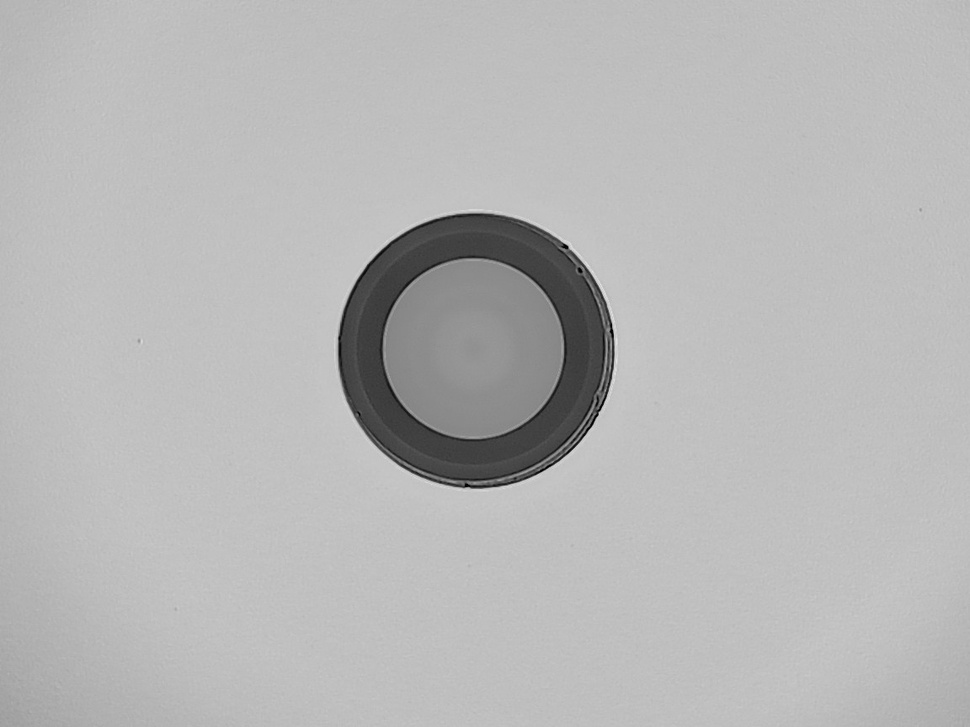
#> input picture current-process/old_version/image_batch/ima18.jpg, 970 x 727 px, shrunk from 1152 x 864 before the run
$ python edge-detection-015.py ../../../../current-process/old_version/image_batch/ima18.jpg   (older library calls are emulated)
#> lines starting #> are read from the running program, lines starting #| are printed output that depends on the picture
#> further down, img is the input picture: shape (727, 970, 3); min 0, max 229, mean 182.7
#!/usr/bin/env python3
"""
Structured Edge Detection
Category: edge_detection
"""
import cv2
import numpy as np


def process_image(image: np.ndarray) -> np.ndarray:
    """
    Structured Edge Detection

    Args:
        image: Input image (grayscale or color)

    Returns:
        Processed image
    """
    result = image.copy()

    # Simple approximation of structured edges
    gray = cv2.cvtColor(result, cv2.COLOR_BGR2GRAY) if len(result.shape) == 3 else result
    # Compute gradients
    gx = cv2.Sobel(gray, cv2.CV_32F, 1, 0, ksize=3)
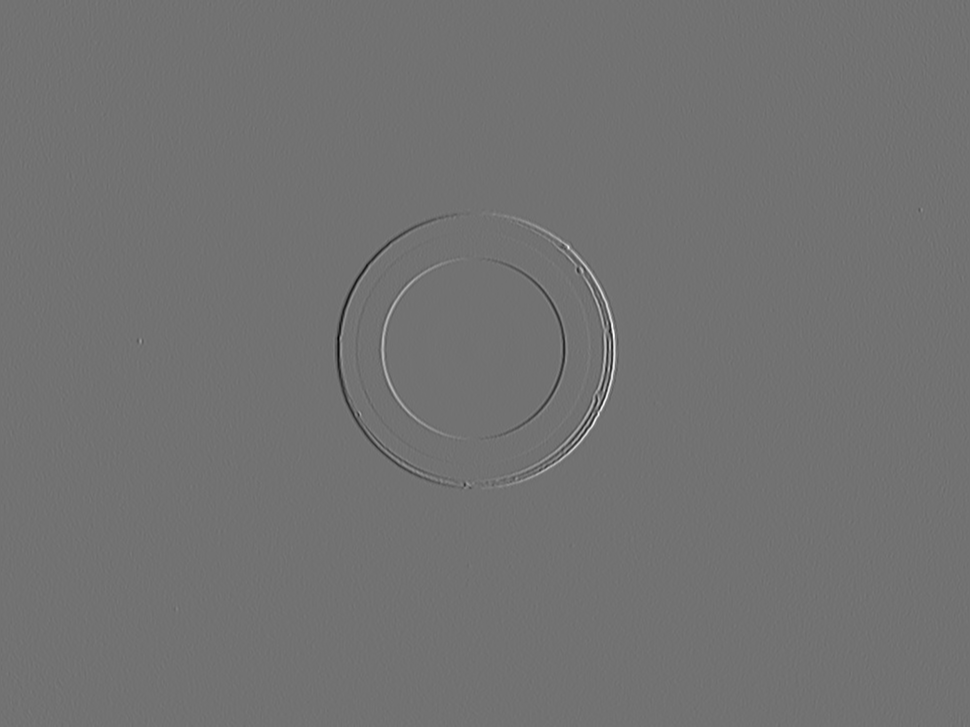
#> gx: shape (727, 970) float32; min -666, max 818, mean 0.1; drawn with min black and max white
    gy = cv2.Sobel(gray, cv2.CV_32F, 0, 1, ksize=3)
    # Compute magnitude and orientation
    magnitude = np.sqrt(gx**2 + gy**2)
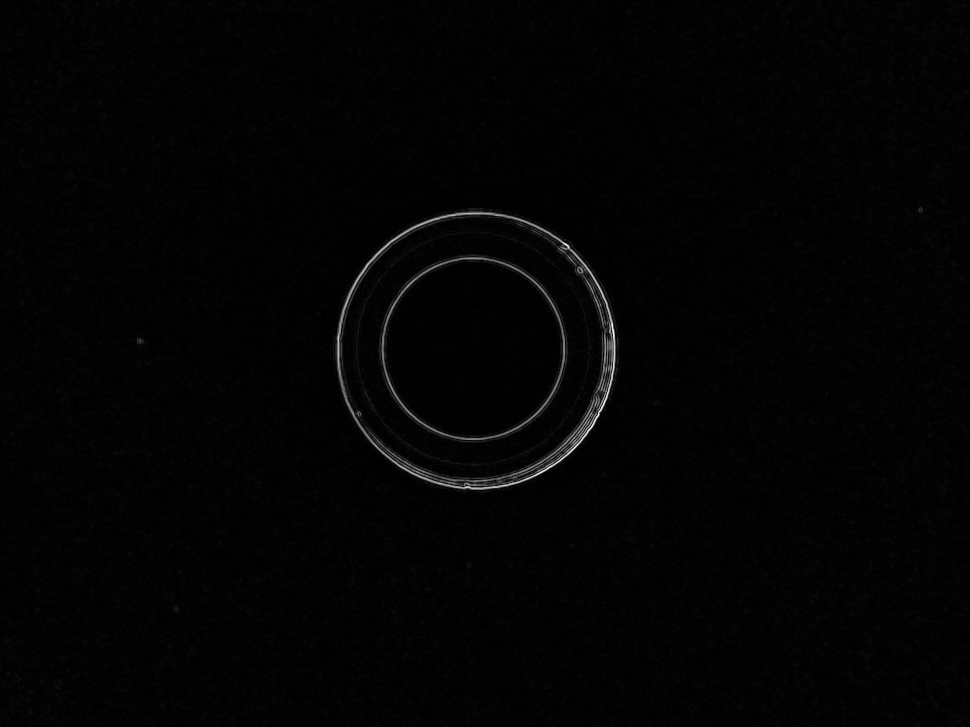
#> magnitude: shape (727, 970) float32; min 0, max 827.3, mean 12.5; drawn with min black and max white
    orientation = np.arctan2(gy, gx)
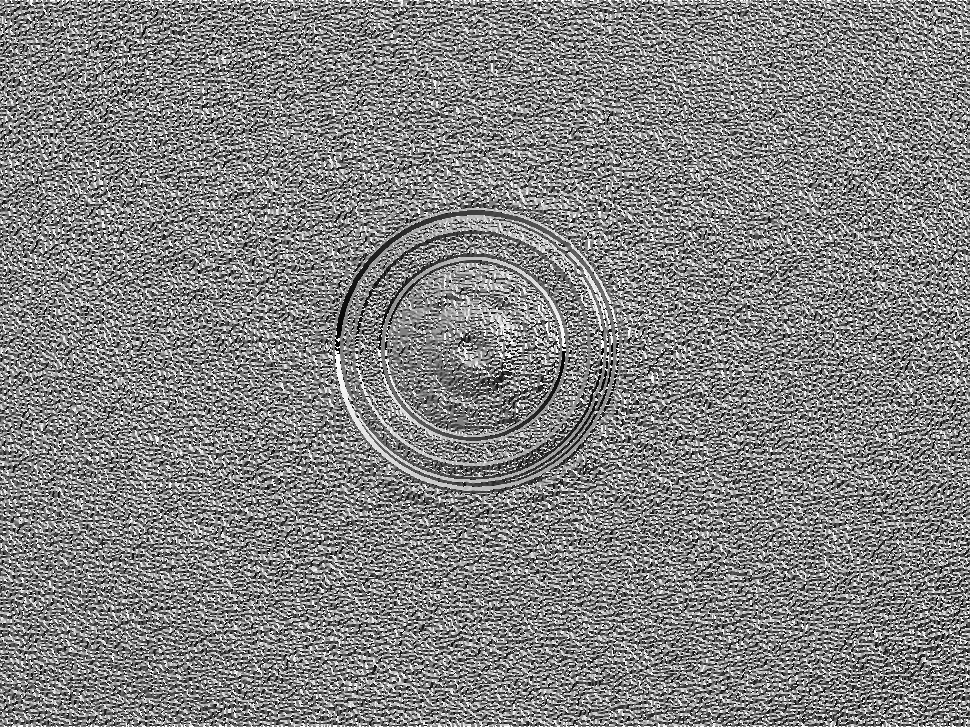
#> orientation: shape (727, 970) float32; min -3.14, max 3.14, mean 0.0886; drawn with min black and max white
    # Non-maximum suppression (simplified)
    result = np.zeros_like(gray)
    angle = orientation * 180.0 / np.pi
    angle[angle < 0] += 180
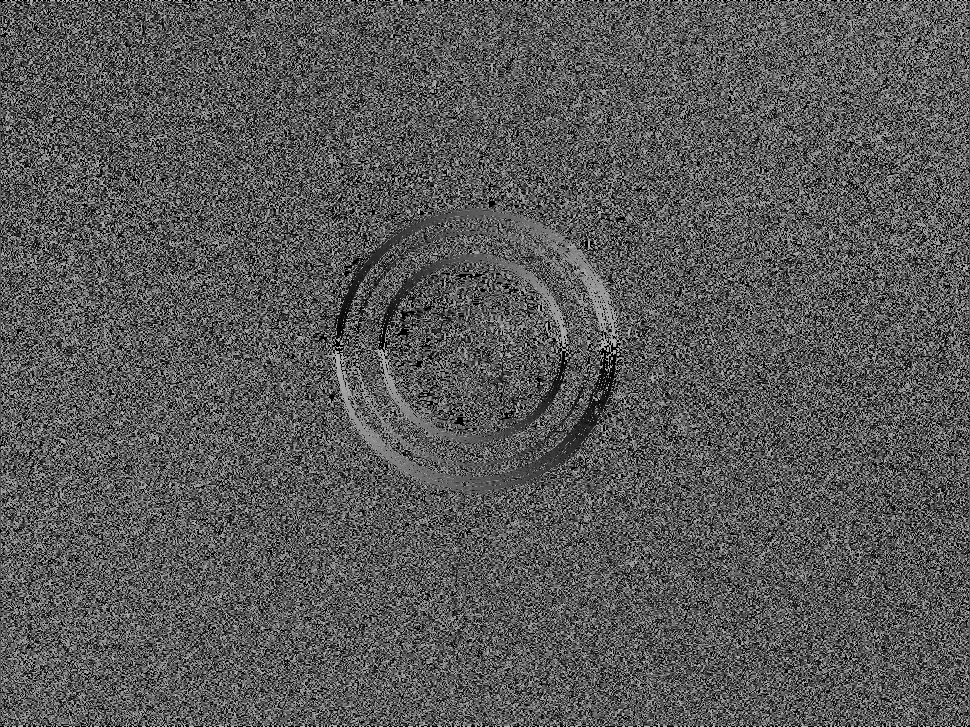
#> angle: shape (727, 970) float32; min 0, max 180, mean 88.9
    for i in range(1, gray.shape[0]-1):
        for j in range(1, gray.shape[1]-1):
            q = 255
            r = 255
            # angle 0
            if (0 <= angle[i,j] < 22.5) or (157.5 <= angle[i,j] <= 180):
                q = magnitude[i, j+1]
                r = magnitude[i, j-1]
            # angle 45
            elif (22.5 <= angle[i,j] < 67.5):
                q = magnitude[i+1, j-1]
                r = magnitude[i-1, j+1]
            # angle 90
            elif (67.5 <= angle[i,j] < 112.5):
                q = magnitude[i+1, j]
                r = magnitude[i-1, j]
            # angle 135
            elif (112.5 <= angle[i,j] < 157.5):
                q = magnitude[i-1, j-1]
                r = magnitude[i+1, j+1]
            if (magnitude[i,j] >= q) and (magnitude[i,j] >= r):
                result[i,j] = magnitude[i,j]
    result = np.uint8(np.clip(result, 0, 255))
    if len(image.shape) == 3:
        result = cv2.cvtColor(result, cv2.COLOR_GRAY2BGR)
#> result: shape (727, 970, 3)

    return result

if __name__ == "__main__":
    import sys
    if len(sys.argv) > 1:
        img = cv2.imread(sys.argv[1], cv2.IMREAD_UNCHANGED)
        if img is not None:
            result = process_image(img)
            cv2.imwrite(f"structured_edges_output.png", result)
            print(f"Saved to structured_edges_output.png")
        else:
            print("Failed to load image")
    else:
        print(f"Usage: python structured_edges.py <image_path>")

$ run again, on current-process/old_version/image_batch/img35.jpg
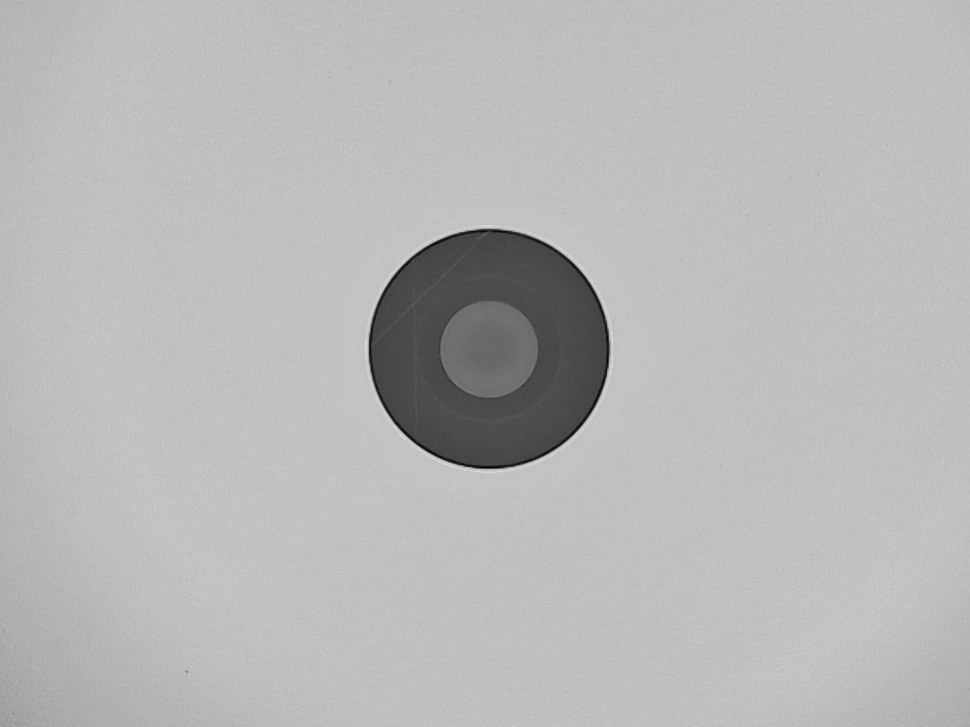
#> input picture current-process/old_version/image_batch/img35.jpg, 970 x 727 px, shrunk from 1152 x 864 before the run
#> img is the input picture: shape (727, 970, 3); min 2, max 223, mean 183.8
#> in process_image, `orientation = np.arctan2(gy, gx)`:
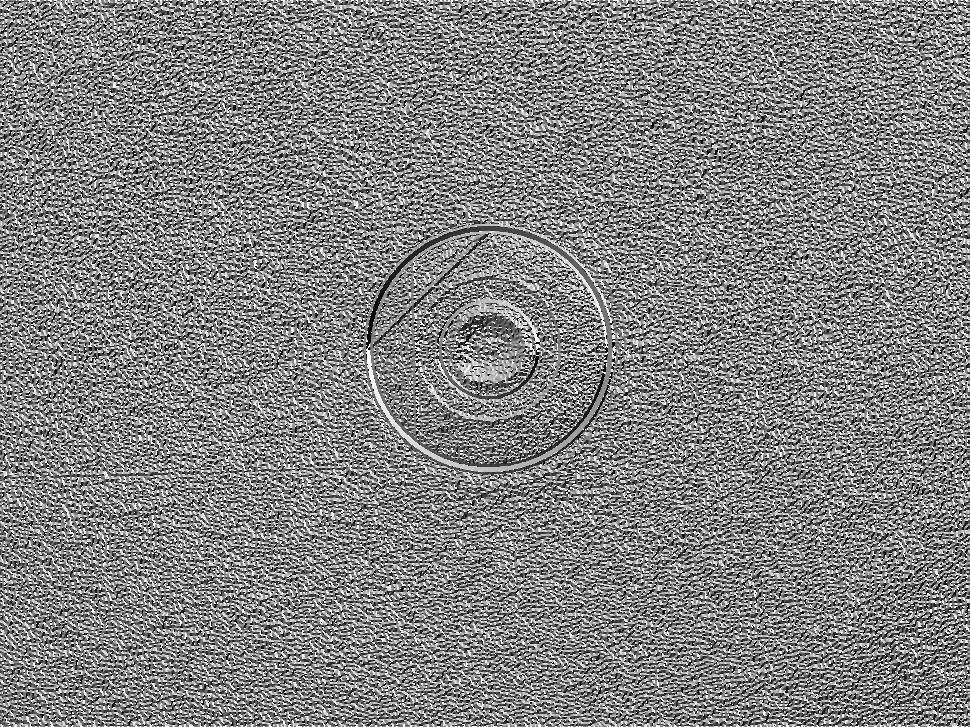
#> orientation: shape (727, 970) float32; min -3.14, max 3.14, mean 0.0823; drawn with min black and max white
#> in process_image, `angle[angle < 0] += 180`:
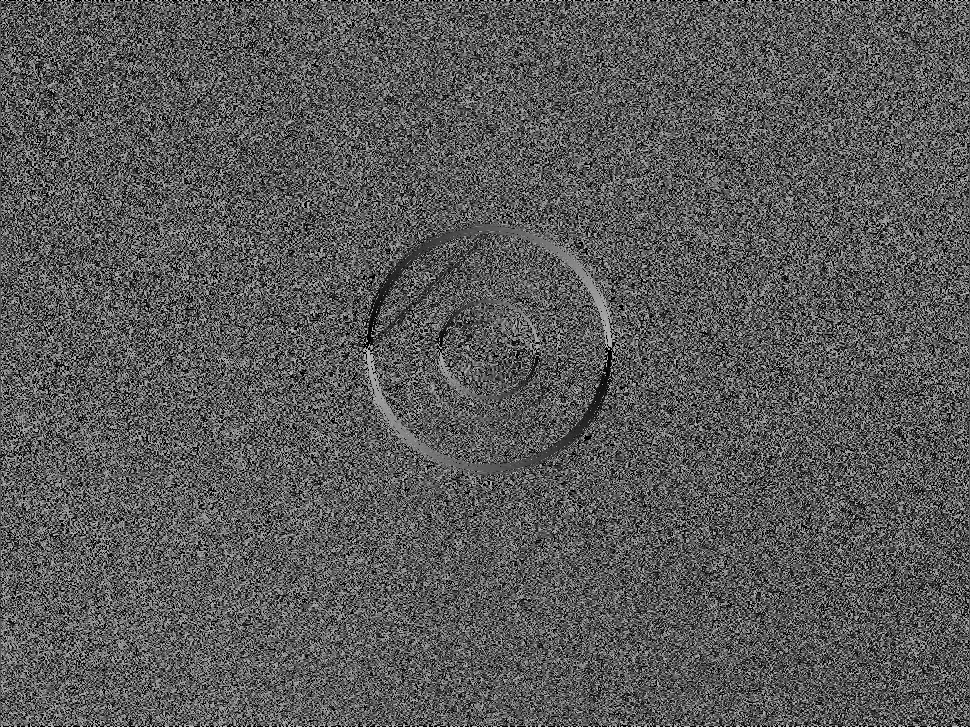
#> angle: shape (727, 970) float32; min 0, max 180, mean 89.5

$ run again, on current-process/old_version/image_batch/img38.jpg
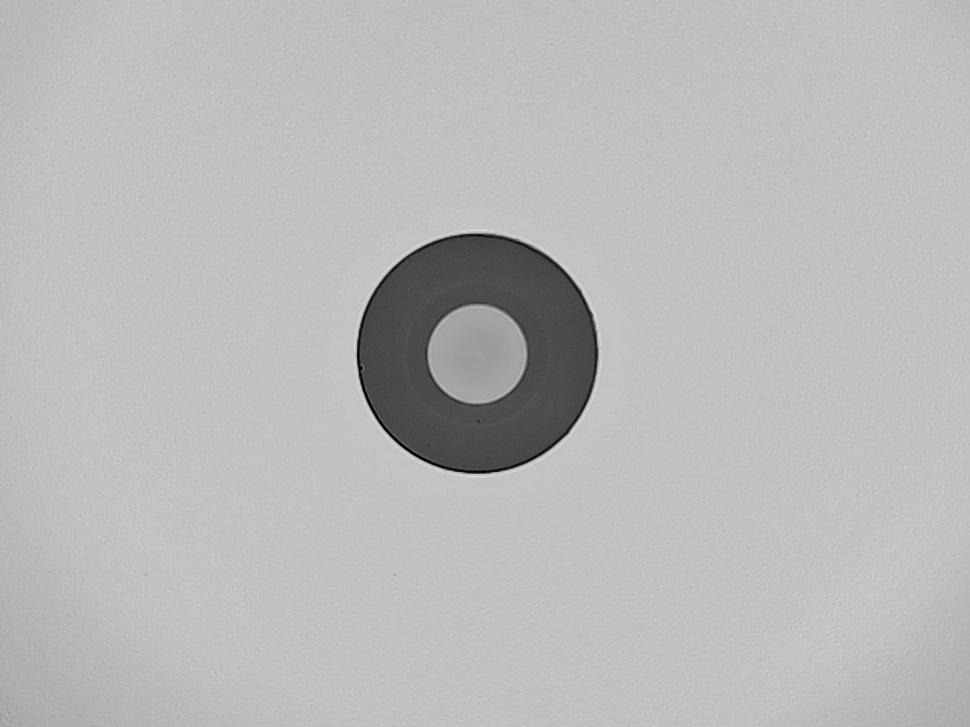
#> input picture current-process/old_version/image_batch/img38.jpg, 970 x 727 px, shrunk from 1152 x 864 before the run
#> img is the input picture: shape (727, 970, 3); min 0, max 225, mean 185.2
#> in process_image, `orientation = np.arctan2(gy, gx)`:
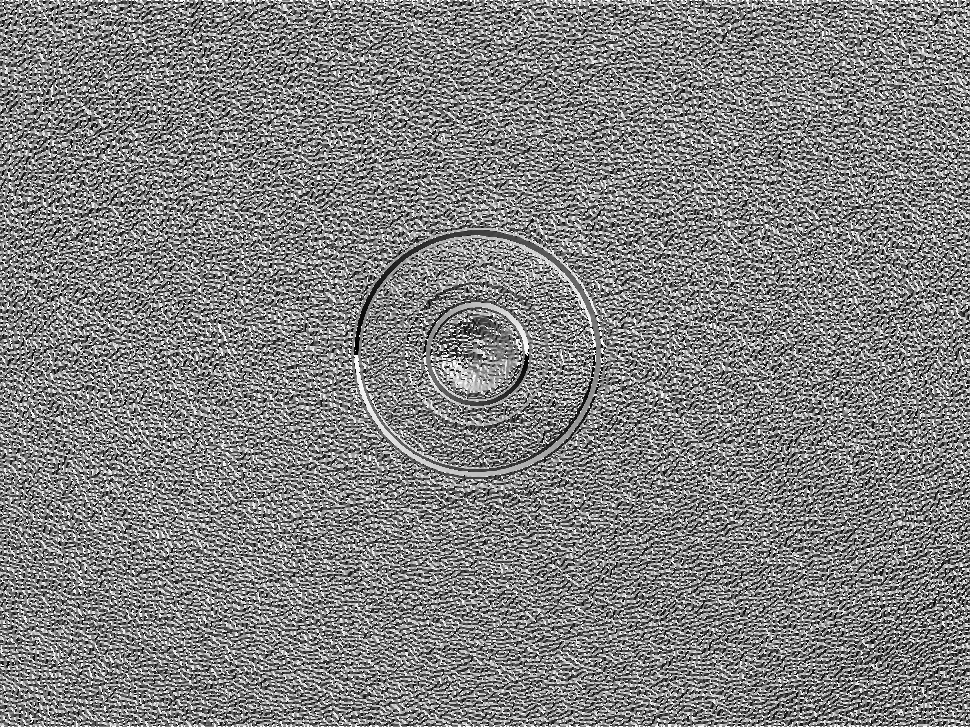
#> orientation: shape (727, 970) float32; min -3.14, max 3.14, mean 0.0581; drawn with min black and max white
#> in process_image, `angle[angle < 0] += 180`:
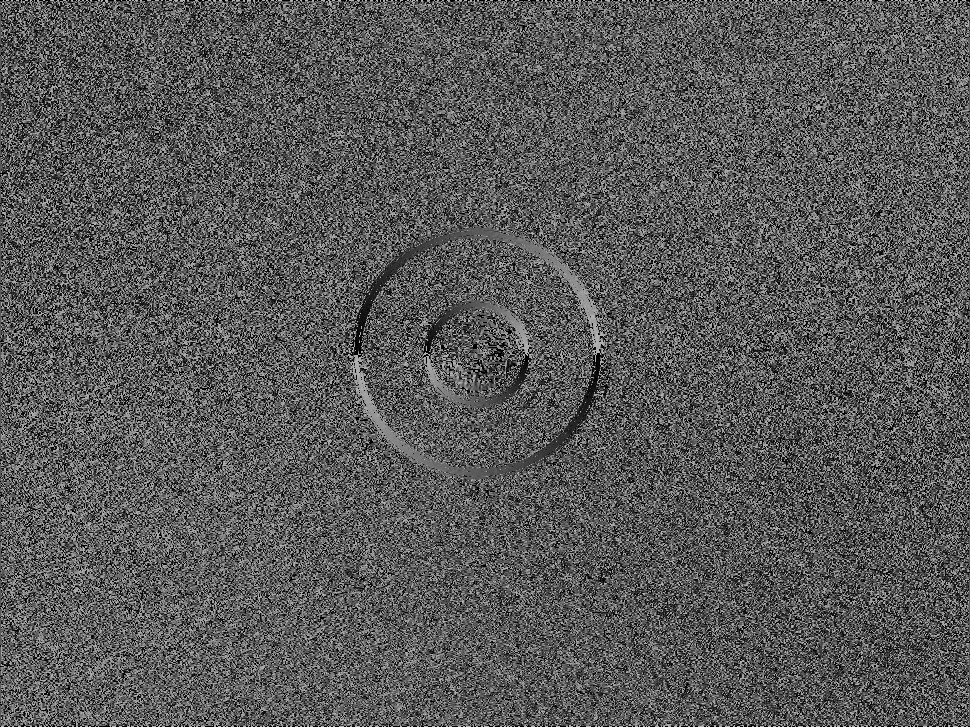
#> angle: shape (727, 970) float32; min 0, max 180, mean 88.9
